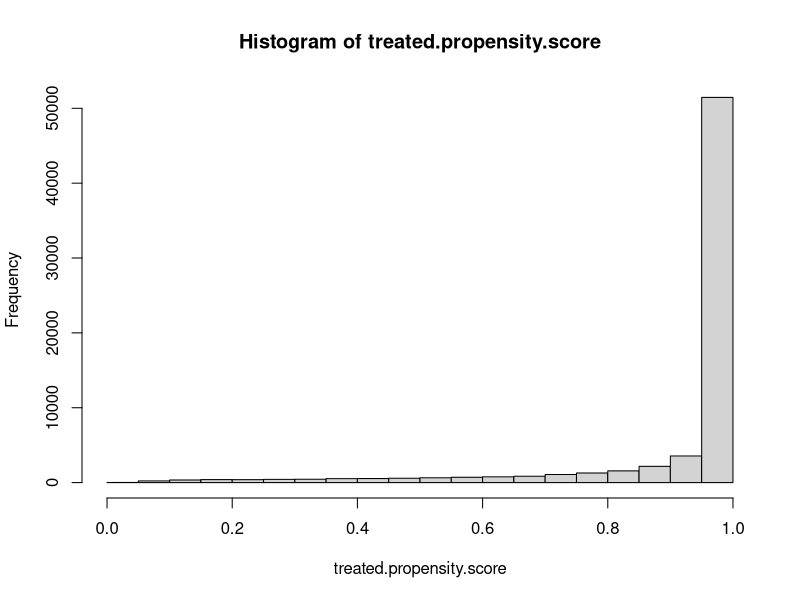
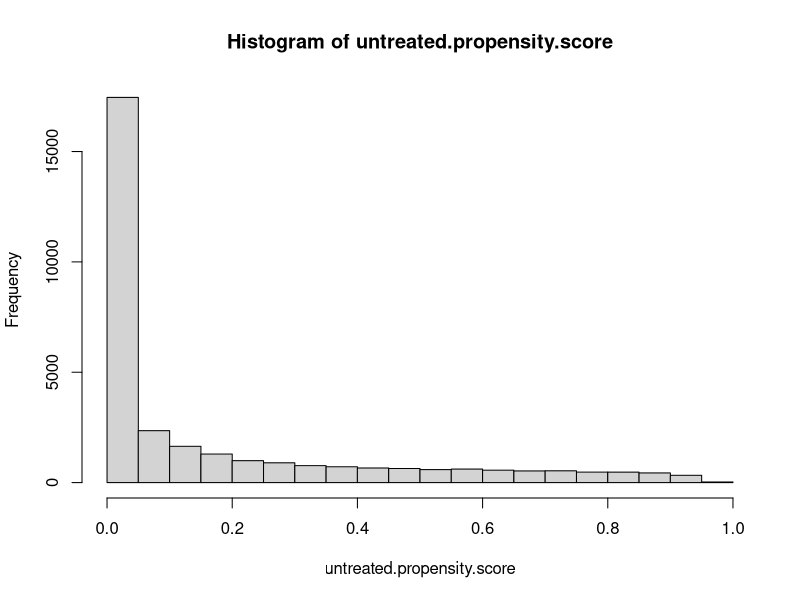
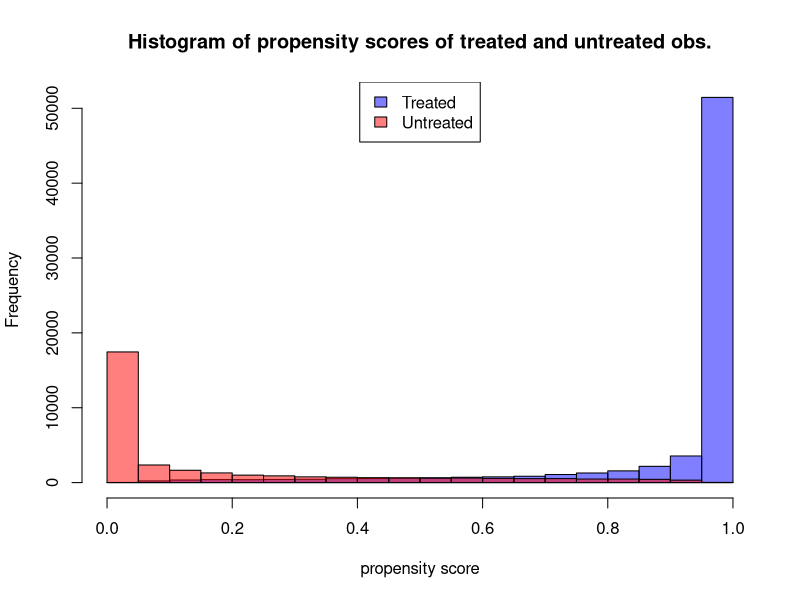
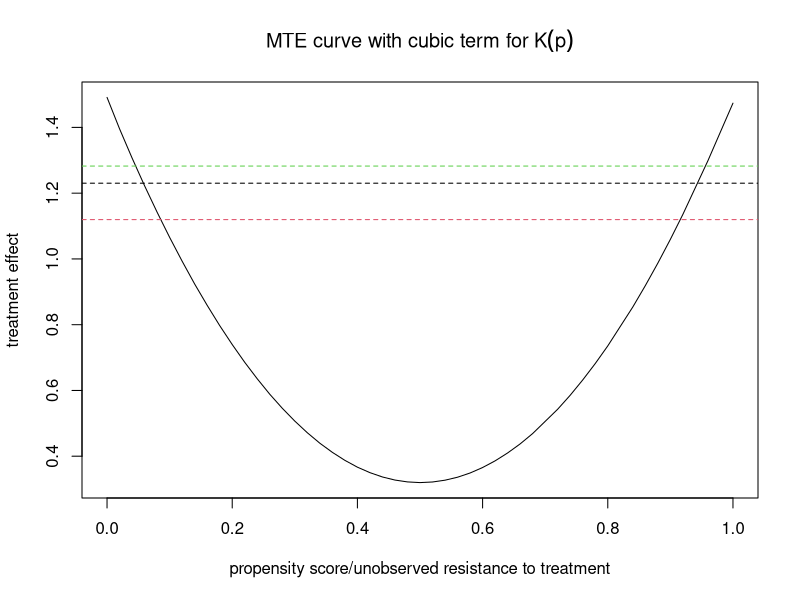
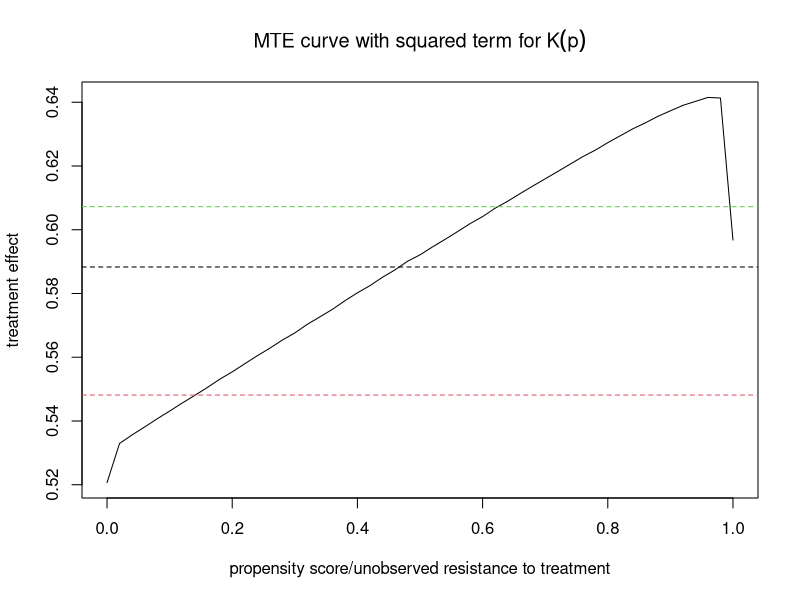
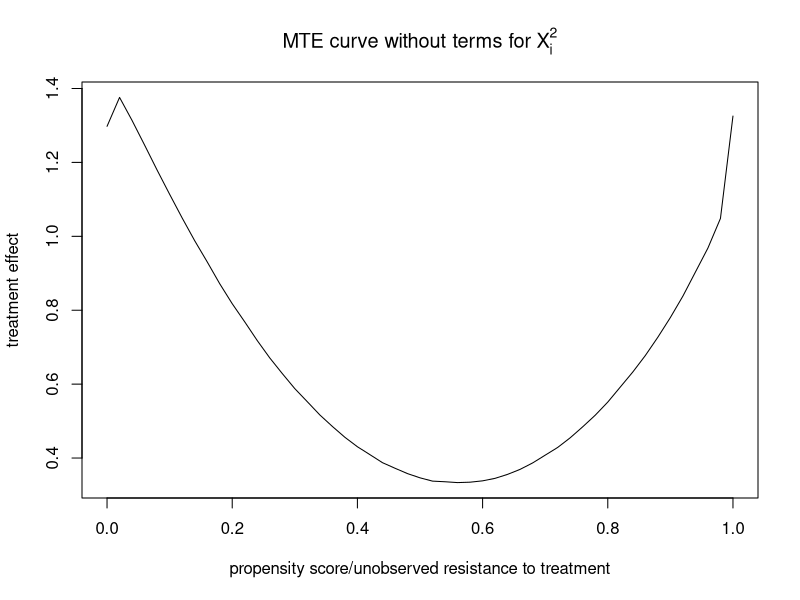

Write the R code that produced these figures, in order.

set.seed(54)

n <- 100000
pi.0 <- 0
pi.1 <- 0.25
pi.2 <- 1
beta.0 <- 1
beta.1 <- 1
theta <- 0.05


#	Question 2.1
X.i <- rnorm(n, 0, 1)
Z.star.i <- rnorm(n, 0, 1)
epsilon.i <- rnorm(n, 0, 0.5)
U.D <- runif(n)

U.0i <- 1.5 * (U.D - 0.5) - U.D^2 + epsilon.i
U.1i <- -0.5 * (U.D - 0.5) + U.D^2 + epsilon.i

v.i <- min(U.D) + (max(U.D) - min(U.D)) * U.D
D.star.i <- pi.0 + pi.1 * Z.star.i + pi.2 * X.i + v.i

Y.0i <- U.0i + beta.0 * X.i + theta * X.i^2
Y.1i <- U.1i + beta.1 * X.i + theta * X.i^2

D.i <- rep(0, n)
D.i[D.star.i >= 0] <- 1
Y.i <- D.i * Y.1i + (1 - D.i) * Y.0i

first.stage <- glm(D.i ~ Z.star.i + X.i, family = binomial(link = "probit"))
propensity.score <- first.stage$fitted

treated.propensity.score <- propensity.score[D.i == 1]
untreated.propensity.score <- propensity.score[D.i == 0]
histogram.treated <- hist(treated.propensity.score)
histogram.untreated <- hist(untreated.propensity.score)
plot(histogram.treated, col = rgb(0, 0, 1, 0.5), xlab = 'propensity score', 
	main = 'Histogram of propensity scores of treated and untreated obs.')
plot(histogram.untreated, add = TRUE, col = rgb(1, 0, 0, 0.5))
legend('top', legend = c('Treated', 'Untreated'), fill = c(rgb(0, 0, 1, 0.5), rgb(1, 0, 0, 0.5)))


#	Question 2.2
mte.curves <- matrix(nrow = length(seq(0, 1, 0.02)), ncol = 25)
ATE <- c()
ATU <- c()
ATT <- c()
for (i in 1:25) {
	X.i <- rnorm(n, 0, 1)
	Z.star.i <- rnorm(n, 0, 1)
	epsilon.i <- rnorm(n, 0, 0.5)
	U.D <- runif(n)
	
	U.0i <- 1.5 * (U.D - 0.5) - U.D^2 + epsilon.i
	U.1i <- -0.5 * (U.D - 0.5) + U.D^2 + epsilon.i
	
	v.i <- min(U.D) + (max(U.D) - min(U.D)) * U.D
	D.star.i <- pi.0 + pi.1 * Z.star.i + pi.2 * X.i + v.i
	
	Y.0i <- U.0i + beta.0 * X.i + theta * X.i^2
	Y.1i <- U.1i + beta.1 * X.i + theta * X.i^2
	
	D.i <- rep(0, n)
	D.i[D.star.i >= 0] <- 1
	Y.i <- D.i * Y.1i + (1 - D.i) * Y.0i
	
	first.stage <- glm(D.i ~ Z.star.i + X.i, family = binomial(link = "probit"))
	propensity.score <- first.stage$fitted
	
	mte.reg <- lm(Y.i ~ X.i + I(X.i^2) + propensity.score * X.i + propensity.score * I(X.i^2) + propensity.score + I(propensity.score^2) + I(propensity.score^3))
	gamma.hat.0 <-  mte.reg$coefficients['X.i']
	gamma.hat.1 <-  mte.reg$coefficients['I(X.i^2)']
	beta.hat.1 <- mte.reg$coefficients['X.i:propensity.score']
	beta.hat.2 <- mte.reg$coefficients['I(X.i^2):propensity.score']
	pi.hat.1 <- mte.reg$coefficients['propensity.score']
	pi.hat.2 <- mte.reg$coefficients['I(propensity.score^2)']
	pi.hat.3 <- mte.reg$coefficients['I(propensity.score^3)']
	mte.derivative <- beta.hat.1 * X.i + beta.hat.2 * X.i^2 + pi.hat.1 + 2 * pi.hat.2 * propensity.score + 3 * pi.hat.3 * propensity.score^2
	
	ATE <- append(ATE, mean(mte.derivative))
	ATU <- append(ATU, mean(mte.derivative[D.i == 0]))
	ATT <- append(ATT, mean(mte.derivative[D.i == 1]))

	mte.curve <- c()
	propensity.score <- round(propensity.score, 2)
	for (j in seq(0, 1, 0.02)){
		mte.curve <- append(mte.curve, mean(mte.derivative[propensity.score == j]))
	}
	mte.curves <- cbind(mte.curves, matrix(mte.curve))
}

mte.curve.avg <- c()
for (k in 1:length(seq(0, 1, 0.02))) {
	mte.curve.avg <- append(mte.curve.avg, mean(mte.curves[k,], na.rm = TRUE))
}
plot(seq(0, 1, 0.02)[!is.na(mte.curve.avg)], mte.curve.avg[!is.na(mte.curve.avg)], type = 'l',
	main = bquote('MTE curve with cubic term for'~K(p)), xlab = 'propensity score/unobserved resistance to treatment',
	ylab = 'treatment effect')
c <- 1
for (line in c(mean(ATE), mean(ATU), mean(ATT))) {
	abline(h = line, col = c, lty = 2)
	c <- c + 1
}


#	Question 2.3
mte.curves <- matrix(nrow = length(seq(0, 1, 0.02)), ncol = 25)
ATE <- c()
ATU <- c()
ATT <- c()
for (i in 1:25) {
	X.i <- rnorm(n, 0, 1)
	Z.star.i <- rnorm(n, 0, 1)
	epsilon.i <- rnorm(n, 0, 0.5)
	U.D <- runif(n)
	
	U.0i <- 1.5 * (U.D - 0.5) - U.D^2 + epsilon.i
	U.1i <- -0.5 * (U.D - 0.5) + U.D^2 + epsilon.i
	
	v.i <- min(U.D) + (max(U.D) - min(U.D)) * U.D
	D.star.i <- pi.0 + pi.1 * Z.star.i + pi.2 * X.i + v.i
	
	Y.0i <- U.0i + beta.0 * X.i + theta * X.i^2
	Y.1i <- U.1i + beta.1 * X.i + theta * X.i^2
	
	D.i <- rep(0, n)
	D.i[D.star.i >= 0] <- 1
	Y.i <- D.i * Y.1i + (1 - D.i) * Y.0i
	
	first.stage <- glm(D.i ~ Z.star.i + X.i, family = binomial(link = "probit"))
	propensity.score <- first.stage$fitted
	
	mte.reg <- lm(Y.i ~ X.i + I(X.i^2) + propensity.score * X.i + propensity.score * I(X.i^2) + propensity.score + I(propensity.score^2))
	gamma.hat.0 <-  mte.reg$coefficients['X.i']
	gamma.hat.1 <-  mte.reg$coefficients['I(X.i^2)']
	beta.hat.1 <- mte.reg$coefficients['X.i:propensity.score']
	beta.hat.2 <- mte.reg$coefficients['I(X.i^2):propensity.score']
	pi.hat.1 <- mte.reg$coefficients['propensity.score']
	pi.hat.2 <- mte.reg$coefficients['I(propensity.score^2)']
	mte.derivative <- beta.hat.1 * X.i + beta.hat.2 * X.i^2 + pi.hat.1 + 2 * pi.hat.2 * propensity.score
	
	ATE <- append(ATE, mean(mte.derivative))
	ATU <- append(ATU, mean(mte.derivative[D.i == 0]))
	ATT <- append(ATT, mean(mte.derivative[D.i == 1]))

	mte.curve <- c()
	propensity.score <- round(propensity.score, 2)
	for (j in seq(0, 1, 0.02)){
		mte.curve <- append(mte.curve, mean(mte.derivative[propensity.score == j]))
	}
	mte.curves <- cbind(mte.curves, matrix(mte.curve))
}

mte.curve.avg <- c()
for (k in 1:length(seq(0, 1, 0.02))) {
	mte.curve.avg <- append(mte.curve.avg, mean(mte.curves[k,], na.rm = TRUE))
}
plot(seq(0, 1, 0.02)[!is.na(mte.curve.avg)], mte.curve.avg[!is.na(mte.curve.avg)], type = 'l',
	main = bquote('MTE curve with squared term for'~K(p)), xlab = 'propensity score/unobserved resistance to treatment',
	ylab = 'treatment effect')
c <- 1
for (line in c(mean(ATE), mean(ATU), mean(ATT))) {
	abline(h = line, col = c, lty = 2)
	c <- c + 1
}


#	Question 2.4
mte.curves <- matrix(nrow = length(seq(0, 1, 0.02)), ncol = 25)
ATE <- c()
ATU <- c()
ATT <- c()
for (i in 1:25) {
	X.i <- rnorm(n, 0, 1)
	Z.star.i <- rnorm(n, 0, 1)
	epsilon.i <- rnorm(n, 0, 0.5)
	U.D <- runif(n)
	
	U.0i <- 1.5 * (U.D - 0.5) - U.D^2 + epsilon.i
	U.1i <- -0.5 * (U.D - 0.5) + U.D^2 + epsilon.i
	
	v.i <- min(U.D) + (max(U.D) - min(U.D)) * U.D
	D.star.i <- pi.0 + pi.1 * Z.star.i + pi.2 * X.i + v.i
	
	Y.0i <- U.0i + beta.0 * X.i + theta * X.i^2
	Y.1i <- U.1i + beta.1 * X.i + theta * X.i^2
	
	D.i <- rep(0, n)
	D.i[D.star.i >= 0] <- 1
	Y.i <- D.i * Y.1i + (1 - D.i) * Y.0i
	
	first.stage <- glm(D.i ~ Z.star.i + X.i, family = binomial(link = "probit"))
	propensity.score <- first.stage$fitted
	
	mte.reg <- lm(Y.i ~ X.i + propensity.score * X.i + propensity.score + I(propensity.score^2) + I(propensity.score^3))
	gamma.hat.0 <-  mte.reg$coefficients['X.i']
	beta.hat.1 <- mte.reg$coefficients['X.i:propensity.score']
	pi.hat.1 <- mte.reg$coefficients['propensity.score']
	pi.hat.2 <- mte.reg$coefficients['I(propensity.score^2)']
	pi.hat.3 <- mte.reg$coefficients['I(propensity.score^3)']
	mte.derivative <- beta.hat.1 * X.i + pi.hat.1 + 2 * pi.hat.2 * propensity.score + 3 * pi.hat.3 * propensity.score^2
	
	ATE <- append(ATE, mean(mte.derivative))
	ATU <- append(ATU, mean(mte.derivative[D.i == 0]))
	ATT <- append(ATT, mean(mte.derivative[D.i == 1]))

	mte.curve <- c()
	propensity.score <- round(propensity.score, 2)
	for (j in seq(0, 1, 0.02)){
		mte.curve <- append(mte.curve, mean(mte.derivative[propensity.score == j]))
	}
	mte.curves <- cbind(mte.curves, matrix(mte.curve))
}

mte.curve.avg <- c()
for (k in 1:length(seq(0, 1, 0.02))) {
	mte.curve.avg <- append(mte.curve.avg, mean(mte.curves[k,], na.rm = TRUE))
}
plot(seq(0, 1, 0.02)[!is.na(mte.curve.avg)], mte.curve.avg[!is.na(mte.curve.avg)], type = 'l',
	main = bquote('MTE curve without terms for'~X[i]^2), xlab = 'propensity score/unobserved resistance to treatment',
	ylab = 'treatment effect')
